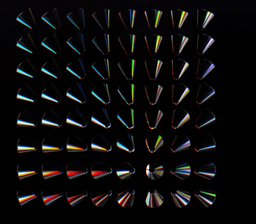
#> input picture image.png, 256 x 224 px, shrunk from 474 x 414 before the run, found by its file name
$ python Edge_Detection.py
#> lines starting #> are read from the running program, lines starting #| are printed output that depends on the picture
#> further down, image is the input picture: PIL image 256x224 RGBA; mean R, G, B, A 12.5, 11.6, 11.9, 255
from PIL import Image

def detectEdges(image, amount):

    """Builds and returns a new image in which the edges of the argument image are highlighted and the colors are reduced to black and white."""
#> called with amount = 20

    def average(triple):
        r, g, b = triple[:3]  # Ignore the alpha channel if it exists
        return (r + g + b) // 3

    blackPixel = (0, 0, 0)
    whitePixel = (255, 255, 255)
    new_image = image.copy()

    width, height = image.size
#> width = 256; height = 224

    for y in range(height - 1):
        for x in range(1, width):

            oldPixel = image.getpixel((x, y))
            leftPixel = image.getpixel((x - 1, y))
            bottomPixel = image.getpixel((x, y + 1))

            oldLum = average(oldPixel)
            leftLum = average(leftPixel)
            bottomLum = average(bottomPixel)

            if abs(oldLum - leftLum) > amount or abs(oldLum - bottomLum) > amount:
                new_image.putpixel((x, y), blackPixel)
            else:
                new_image.putpixel((x, y), whitePixel)
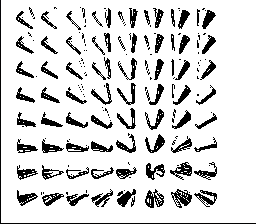
#> new_image: PIL image 256x224 RGBA; mean R, G, B, A 217.3, 217.3, 217.3, 255

    return new_image

# Example usage:
if __name__ == "__main__":

    # Load an image
    image = Image.open("image.png")  # Replace with the correct path

    # Detect edges with a specific threshold amount
    amount = 20  # Adjust this value to change edge sensitivity
    edge_image = detectEdges(image, amount)

    # Save the edge-detected image
    edge_image.save("edge_detected_image.png")

    # Show the edge-detected image
    edge_image.show()
